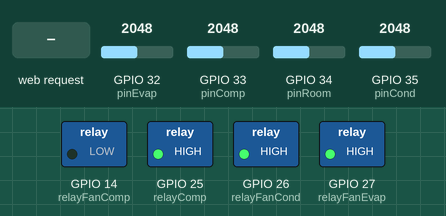
Recording of a sketch running on a simulated ESP32. Parts: switched loads named in the sketch (green lamp = pin HIGH). Inputs (shaded band) come from the test bench; at power-on: GPIO 34 (pinRoom) = 2048, GPIO 33 (pinComp) = 2048, GPIO 32 (pinEvap) = 2048, GPIO 35 (pinCond) = 2048. What the sketch prints to the serial monitor is not drawn.

Above: at 1.3 s.
1.4 s: GPIO 34 (pinRoom) set to 1882
At 1.8 s:
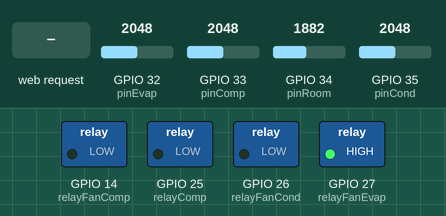
3.0 s: GPIO 33 (pinComp) set to 3100
4.5 s: GPIO 33 (pinComp) set to 3213
At 5.4 s:
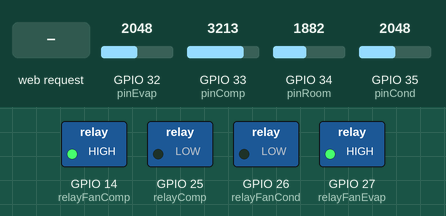
6.0 s: HTTP request GET /set?temp=on received
At 6.7 s:
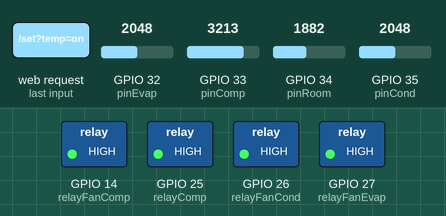
7.5 s: HTTP request GET /set?temp=120&relay=120&state=120 received
At 7.9 s:
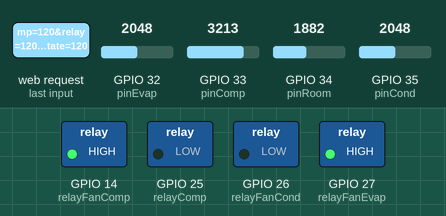
9.0 s: HTTP request GET /set?temp=off received
At 10.3 s:
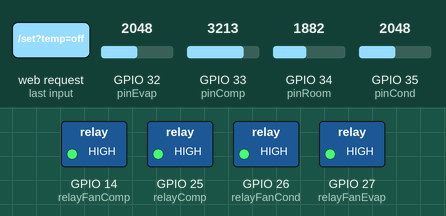
Timing chart, 0 to 11.5 s (numbered marks = the images above; inputs shaded):
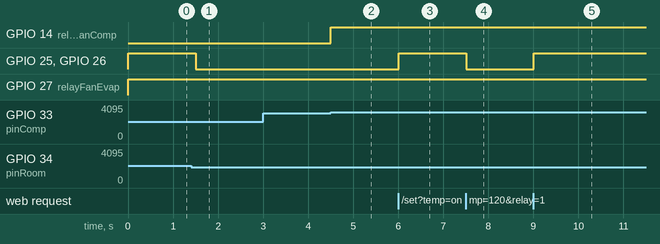

Measured:
- the behaviour switches between 1948 and 1947 on GPIO 34 (pinRoom) (found by bisection; images 0 and 1)
- the behaviour switches between 3154 and 3155 on GPIO 33 (pinComp) (found by bisection; images 1 and 2)
- after the input at 1.4 s, GPIO 25 (relayComp), GPIO 26 (relayFanCond): HIGH → LOW after 0.10 s
- after the input at 3.0 s, every drawn part: stays the same
- after the input at 4.5 s, GPIO 14 (relayFanComp): LOW → HIGH at once
- after the input at 6.0 s, GPIO 25 (relayComp), GPIO 26 (relayFanCond): LOW → HIGH at once
- after the input at 7.5 s, GPIO 25 (relayComp), GPIO 26 (relayFanCond): HIGH → LOW at once
- after the input at 9.0 s, GPIO 25 (relayComp), GPIO 26 (relayFanCond): LOW → HIGH at once

The sketch:

Simple_ESP-AC_V2.ino
```cpp
#include <WiFi.h>
#include <WebServer.h>

// WiFi Access Point
const char* ssid = "ESP32-Klima";
const char* password = "geslo1234";

WebServer server(80);

// Analogni pini za NTC senzorje
const int pinRoom = 34;
const int pinCond = 35;
const int pinEvap = 32;
const int pinComp = 33;

// Digitalni pini za releje
const int relayComp = 25;
const int relayFanCond = 26;
const int relayFanEvap = 27;
const int relayFanComp = 14;

// Spremenljivke stanja in logike
float targetTemp = 23.0;
const float hysteresis = 0.5;

const float maxCompTemp = 85.0;
const float fanCompOnTemp = 60.0;
const float minCondTemp = 10.0;

unsigned long evapFanOffDelay = 10 * 60 * 1000;
unsigned long evapFanOffTime = 0;
bool coolingActive = false;

// Manual override za vsak rele (0 = avtomatika, 1 = ročno ON, -1 = ročno OFF)
int manualComp = 0;
int manualFanCond = 0;
int manualFanEvap = 0;
int manualFanComp = 0;

// Parametri za NTC senzor (10k Ohm, B=3435)
const float nominalResistance = 10000.0;  // 10k Ohm
const float nominalTemp = 25.0;           // 25°C
const float bCoefficient = 3435.0;        // B-parameter
const float seriesResistance = 10000.0;   // 10k Ohm delilnik

// Pretvori analogno NTC v temperaturo z upoštevanjem B-parametra
float readNTC(int pin) {
  int adc = analogRead(pin);
  if (adc == 0) return -20.0;  // Prepreči deljenje z nič
  float voltage = adc * 3.3 / 4095.0;
  float resistance = seriesResistance * (3.3 - voltage) / voltage;
  float steinhart = log(resistance / nominalResistance) / bCoefficient + 1.0 / (nominalTemp + 273.15);
  float temp = (1.0 / steinhart) - 273.15;
  return constrain(temp, -20, 100);
}

// Posodobi rele glede na manualOverride (če 0, uporabi autoValue)
void updateRelay(int pin, int manualState, bool autoValue) {
  if (manualState == 1) digitalWrite(pin, HIGH);
  else if (manualState == -1) digitalWrite(pin, LOW);
  else digitalWrite(pin, autoValue ? HIGH : LOW);
}

// HTML stran
void handleRoot() {
  float tRoom = readNTC(pinRoom);
  float tCond = readNTC(pinCond);
  float tEvap = readNTC(pinEvap);
  float tComp = readNTC(pinComp);

  String html = "<!DOCTYPE html><html><head><meta charset='UTF-8'><title>ESP32 Klima</title></head><body>";
  html += "<h2>Temperature:</h2>";
  html += "Soba: " + String(tRoom, 1) + " °C<br>";
  html += "Kondenzator: " + String(tCond, 1) + " °C<br>";
  html += "Evaporator: " + String(tEvap, 1) + " °C<br>";
  html += "Kompresor: " + String(tComp, 1) + " °C<br><hr>";

  html += "<h2>Stanje relejev:</h2>";
  html += "Kompresor: " + String(digitalRead(relayComp) ? "ON" : "OFF") + " ";
  html += "[<a href='/manual?relay=comp&state=on'>ON</a> | <a href='/manual?relay=comp&state=off'>OFF</a> | <a href='/manual?relay=comp&state=auto'>AUTO</a>]<br>";

  html += "Vent. kondenzator: " + String(digitalRead(relayFanCond) ? "ON" : "OFF") + " ";
  html += "[<a href='/manual?relay=fancond&state=on'>ON</a> | <a href='/manual?relay=fancond&state=off'>OFF</a> | <a href='/manual?relay=fancond&state=auto'>AUTO</a>]<br>";

  html += "Vent. evaporator: " + String(digitalRead(relayFanEvap) ? "ON" : "OFF") + " ";
  html += "[<a href='/manual?relay=fanevap&state=on'>ON</a> | <a href='/manual?relay=fanevap&state=off'>OFF</a> | <a href='/manual?relay=fanevap&state=auto'>AUTO</a>]<br>";

  html += "Vent. kompresor: " + String(digitalRead(relayFanComp) ? "ON" : "OFF") + " ";
  html += "[<a href='/manual?relay=fancomp&state=on'>ON</a> | <a href='/manual?relay=fancomp&state=off'>OFF</a> | <a href='/manual?relay=fancomp&state=auto'>AUTO</a>]<br><hr>";

  html += "<h2>Nastavi ciljno temperaturo</h2>";
  html += "<form action='/set' method='GET'>";
  html += "<input type='number' step='0.1' name='temp' value='" + String(targetTemp, 1) + "'> °C";
  html += "<input type='submit' value='Potrdi'>";
  html += "</form></body></html>";

  server.send(200, "text/html", html);
}

void handleSet() {
  if (server.hasArg("temp")) {
    targetTemp = server.arg("temp").toFloat();
  }
  server.sendHeader("Location", "/");
  server.send(303);
}

// Ročno upravljanje relejev
void handleManual() {
  String relay = server.arg("relay");
  String state = server.arg("state");

  int val = 0;
  if (state == "on") val = 1;
  else if (state == "off") val = -1;
  else val = 0;

  if (relay == "comp") manualComp = val;
  if (relay == "fancond") manualFanCond = val;
  if (relay == "fanevap") manualFanEvap = val;
  if (relay == "fancomp") manualFanComp = val;

  server.sendHeader("Location", "/");
  server.send(303);
}

void setup() {
  Serial.begin(115200);
  pinMode(relayComp, OUTPUT);
  pinMode(relayFanCond, OUTPUT);
  pinMode(relayFanEvap, OUTPUT);
  pinMode(relayFanComp, OUTPUT);
  digitalWrite(relayComp, LOW);
  digitalWrite(relayFanCond, LOW);
  digitalWrite(relayFanEvap, LOW);
  digitalWrite(relayFanComp, LOW);

  WiFi.softAP(ssid, password);
  Serial.print("WiFi AP zagnan. IP: ");
  Serial.println(WiFi.softAPIP());

  server.on("/", handleRoot);
  server.on("/set", handleSet);
  server.on("/manual", handleManual);
  server.begin();
}

void loop() {
  server.handleClient();

  float tRoom = readNTC(pinRoom);
  float tCond = readNTC(pinCond);
  float tEvap = readNTC(pinEvap);
  float tComp = readNTC(pinComp);

  unsigned long now = millis();

  bool autoComp = false;
  bool autoFanCond = false;
  bool autoFanEvap = false;
  bool autoFanComp = false;

  // Varnost kompresorja
  if (tComp > maxCompTemp) {
    coolingActive = false;
    autoComp = false;
    autoFanComp = true;
  } else {
    // Kompresor ventilator pri srednji temperaturi
    autoFanComp = (tComp > fanCompOnTemp);

    // Avtomatsko vklop/izklop hlajenja
    if (coolingActive) {
      if (tRoom <= targetTemp - hysteresis || tCond < minCondTemp) {
        coolingActive = false;
        evapFanOffTime = now + evapFanOffDelay;
      }
    } else {
      if (tRoom >= targetTemp + hysteresis && tCond >= minCondTemp && tComp < maxCompTemp) {
        coolingActive = true;
      }
    }

    autoComp = coolingActive;
    autoFanCond = coolingActive;
  }

  // Evaporator ventilator
  if (coolingActive || now < evapFanOffTime) {
    autoFanEvap = true;
  }

  updateRelay(relayComp, manualComp, autoComp);
  updateRelay(relayFanCond, manualFanCond, autoFanCond);
  updateRelay(relayFanEvap, manualFanEvap, autoFanEvap);
  updateRelay(relayFanComp, manualFanComp, autoFanComp);

  delay(500);
}
```
